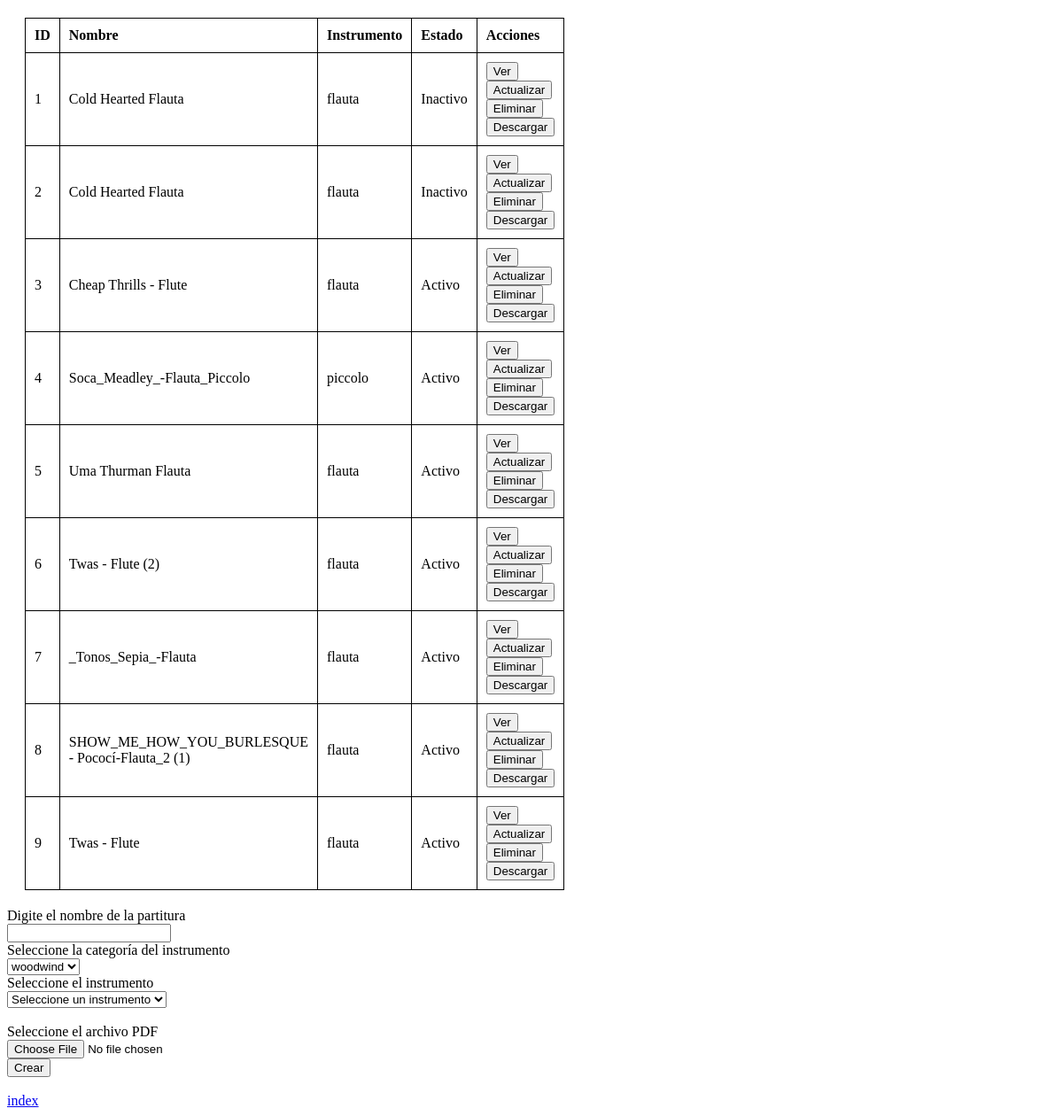
Page /view/partiruaView.php on the committed database.
### tables this page shows
CREATE TABLE `tbpartitura` (
  `tbpartituraid` int(11) NOT NULL,
  `tbpartituranombre` varchar(1000) NOT NULL,
  `tbpartiturainstrumento` varchar(100) NOT NULL,
  `tbpartiturapdf` longblob NOT NULL,
  `tbpartituraestado` tinyint(1) NOT NULL
);

### data/data.php (called while the page is built, shortened)
<?php
class Data
{
    public $server = "172.28.160.86";
    public $user = "root";
    public $password = "";
    public $db = "bdescuelamusica";
    public function __construct()
    {
        $this->conn = new mysqli($this->server, $this->user, $this->password, $this->db);
    }
}
?>

### business/partituraBusiness.php (called while the page is built, shortened)
<?php
include '../data/dataPartitura.php';
class partituraBusiness
{
    private $dataPartitura;
    public function __construct()
    {
        $this->dataPartitura = new dataPartitura();
    }
    public function getPartituras()
    {
        return $this->dataPartitura->getPartituras();
    }
}
?>

### data/dataPartitura.php (called while the page is built, shortened)
<?php
include 'data.php';
include '../domain/partitura.php';
class dataPartitura extends Data
{
    public function getPartituras()
    {
        $sql = "SELECT * FROM tbpartitura";
        $result = $this->conn->query($sql);
        $partituras = [];
        while ($row = $result->fetch_assoc()) {
            $partitura = new Partitura($row['tbpartituraid'], $row['tbpartituranombre'], $row['tbpartiturainstrumento'], $row['tbpartiturapdf'], $row['tbpartituraestado']);
            array_push($partituras, $partitura);
        }
        return $partituras;
    }
}

### domain/partitura.php (called while the page is built, shortened)
<?php
class partitura{
    private $idPartitura;
    private $nombrePartitura;
    private $instrumentoPartitura;
    private $estadoPartitura;
    public function __construct($idPartitura=null, $nombrePartitura="", $instrumentoPartitura="", $pdfPartitura="", $estadoPartitura="") {
        $this->idPartitura = $idPartitura;
        $this->nombrePartitura = $nombrePartitura;
        $this->instrumentoPartitura = $instrumentoPartitura;
        $this->estadoPartitura = $estadoPartitura;
    }
    public function getIdPartitura() {
        return $this->idPartitura;
    }
    public function getNombrePartitura() {
        return $this->nombrePartitura;
    }
    public function getInstrumentoPartitura() {
        return $this->instrumentoPartitura;
    }
    public function getEstadoPartitura() {
        return $this->estadoPartitura;
    }
}
?>

### business/categoriaBusiness.php (called while the page is built, shortened)
<?php
include '../data/dataCategoria.php';
class categoriaBusiness
{
    private $dataCategoria;
    public function __construct()
    {
        $this->dataCategoria = new dataCategoria();
    }
    public function getCategorias()
    {
        return $this->dataCategoria->getCategorias();
    }
}
?>

### data/dataCategoria.php (called while the page is built, shortened)
<?php
include_once 'data.php';
include '../domain/categoria.php';
class dataCategoria extends Data{
    public function getCategorias(){
        $sql = "SELECT * FROM tbcategoria";
        $result = $this->conn->query($sql);
        $categorias = [];
        while ($row = $result->fetch_assoc()) {
            $categoria = new Categoria($row['tbcategoriaid'], $row['tbcategorianombre'], $row['tbcategoriaestado']);
            array_push($categorias, $categoria);
        }
        return $categorias;
    }
}
?>

### domain/categoria.php (called while the page is built, shortened)
<?php
class Categoria
{
    public $nombre;
    public $estado;
    public function __construct($id = "", $nombre = "", $estado = "")
    {
        $this->nombre = $nombre;
        $this->estado = $estado;
    }
    public function getNombre()
    {
        return $this->nombre;
    }
    public function getEstado()
    {
        return $this->estado;
    }
}

### view/partiruaView.php (the view, shortened to what this page needs)
<!DOCTYPE html>
<html lang="en">
<head>
    <link rel="stylesheet" href="/view/css/table.css">
</head>
<body>
    <div>
        <table>
            <thead>
                <tr>
                    <th>ID</th>
                    <th>Nombre</th>
                    <th>Instrumento</th>
                    <th>Estado</th>
                    <th>Acciones</th>
                </tr>
            </thead>
            <tbody>
                <?php
                include '../business/partituraBusiness.php';
                $partituraBusiness = new PartituraBusiness();
                $partituras = $partituraBusiness->getPartituras();
                foreach ($partituras as $partitura) {
                    echo "<tr>";
                    echo "<td>" . $partitura->getIdPartitura() . "</td>";
                    echo "<td>" . $partitura->getNombrePartitura()  . "</td>";
                    echo "<td>" . $partitura->getInstrumentoPartitura() . "</td>";
                    echo "<td>" . ($partitura->getEstadoPartitura() ? 'Activo' : 'Inactivo') . "</td>";
                    echo "<td>";
                    echo "<form method='get' action='verPartitura.php' style='display:inline;'> ";
                    echo "<input type='submit' value='Ver' name='view'>";
                    echo "</form>";
                    echo "<form method='update' action='partituraEdit.php' style='display:inline;'> ";
                    echo "<input type='submit' value='Actualizar' name='update'>";
                    echo "</form>";
                    echo "<form method='post' action='../business/partituraActions.php' style='display:inline;'> ";
                    echo "<input type='submit' value='Eliminar' name='delete'>";
                    echo "</form>";
                    echo "<form method='get' action='../business/partituraActions.php' style='display:inline;'> ";
                    echo "<input type='submit' value='Descargar' name='download'>";
                    echo "</form>";
                    echo "</td>";
                    echo "</tr>";
                }
                ?>
            </tbody>
        </table>
    </div>
    <div>
        <form id="createForm" enctype="multipart/form-data" action="../business/partituraActions.php" method="post">
            <label for="nombre">Digite el nombre de la partitura</label><br>
            <input type="text" name="nombre" id="nombre" value="<?php echo isset($_FILES['pdf']) ? pathinfo($_FILES['pdf']['name'], PATHINFO_FILENAME) : ''; ?>" required><br>
            <label for="tipo">Seleccione la categoría del instrumento</label><br>
            <select name='tipo' id='tipo' onchange="loadInstruments()">
            <?php
            include '../business/categoriaBusiness.php';
            $categoriaBusiness = new categoriaBusiness();
            $categorias = $categoriaBusiness->getCategorias();
            foreach ($categorias as $categoria) {
                if($categoria->getEstado() == 1){
                    echo "<option value='" . $categoria->getNombre() . "'>" . $categoria->getNombre() . "</option>";
                }
            }
            ?>
            </select><br>
            <label for="instrumento">Seleccione el instrumento</label><br>
            <select name="instrumento" id="instrumento">
                <option value="">Seleccione un instrumento</option>
            </select><br>
            <br>
            <label for="pdf">Seleccione el archivo PDF</label><br>
            <input type="file" name="pdf" id="pdf" accept=".pdf" required onchange="updateFileName()"><br>
            <input type="submit" value="Crear" name="create">
        </form><br>
        <a href="../index.php">index</a>
    </div>
</body>
</html>

### view/css/table.css (style rules this page uses)
table { border-collapse: collapse; width: 50%; margin: 20px; }
table, th, td { border: 1px solid black; }
th, td { padding: 10px; text-align: left; }

### rows in the picture
tbpartitura: tbpartituraid "1", tbpartituranombre "Cold Hearted Flauta", tbpartiturainstrumento "flauta", tbpartituraestado "Inactivo"
tbpartitura: tbpartituraid "2", tbpartituranombre "Cold Hearted Flauta", tbpartiturainstrumento "flauta", tbpartituraestado "Inactivo"
tbpartitura: tbpartituraid "3", tbpartituranombre "Cheap Thrills - Flute", tbpartiturainstrumento "flauta", tbpartituraestado "Activo"
tbpartitura: tbpartituraid "4", tbpartituranombre "Soca_Meadley_-Flauta_Piccolo", tbpartiturainstrumento "piccolo", tbpartituraestado "Activo"
tbpartitura: tbpartituraid "5", tbpartituranombre "Uma Thurman Flauta", tbpartiturainstrumento "flauta", tbpartituraestado "Activo"
tbpartitura: tbpartituraid "6", tbpartituranombre "Twas - Flute (2)", tbpartiturainstrumento "flauta", tbpartituraestado "Activo"
tbpartitura: tbpartituraid "7", tbpartituranombre "_Tonos_Sepia_-Flauta", tbpartiturainstrumento "flauta", tbpartituraestado "Activo"
tbpartitura: tbpartituraid "8", tbpartituranombre "SHOW_ME_HOW_YOU_BURLESQUE - Pococí-Flauta_2 (1)", tbpartiturainstrumento "flauta", tbpartituraestado "Activo"
tbpartitura: tbpartituraid "9", tbpartituranombre "Twas - Flute", tbpartiturainstrumento "flauta", tbpartituraestado "Activo"

### other values in the picture
form field tipo "woodwind"
